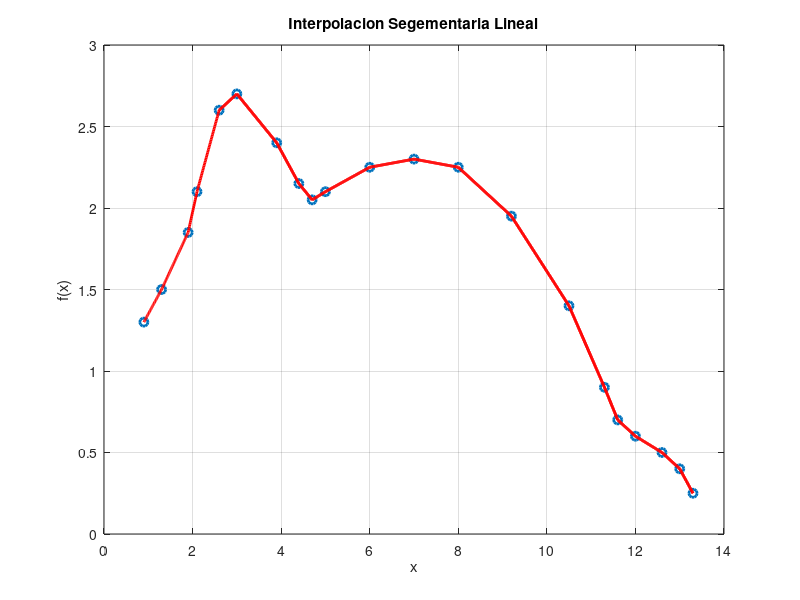
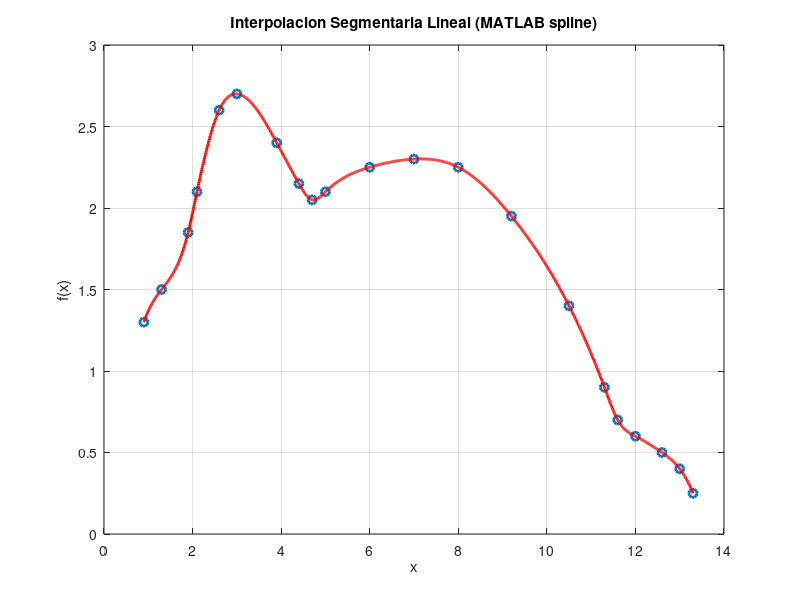

Write MATLAB code to recreate these figures, in order.
clear;
close all;
clc;

xt=[0.9, 1.3, 1.9, 2.1, 2.6, 3.0, 3.9, 4.4, 4.7, 5.0, 6.0, 7.0, 8.0,...
    9.2, 10.5, 11.3, 11.6, 12.0, 12.6, 13.0, 13.3];
f_x=[1.3, 1.5, 1.85, 2.1, 2.6, 2.7, 2.4, 2.15, 2.05, 2.1, 2.25, 2.3, ...
    2.25, 1.95, 1.4, 0.9, 0.7, 0.6, 0.5, 0.4, 0.25];


plot(xt,f_x,'o','LineWidth',2);
title('Interpolacion Segementaria Lineal');
xlabel('x');
ylabel('f(x)');
grid on;
len=length(xt); 

for n=1:len-1
    m = (f_x(n+1)-f_x(n))/(xt(n+1)-xt(n));
    x=xt(n):0.01:xt(n+1);
    fx_=f_x(n)+m*(x-xt(n));
    hold on;
    plot(x,fx_,'r','Linewidth',2);
    if n > 4
        plot(x,fx_,'r','Linewidth',2);
    end
    
    pause(1);
end

figure;
plot(xt,f_x,'o','LineWidth',2);
title('Interpolacion Segmentaria Lineal (MATLAB spline)');
xlabel('x');
ylabel('f(x)');
grid on;
axis = ([0 14 0 2]);
hold on;

x_dense = xt(1):0.01:xt(end);
f_spline = spline(xt, f_x, x_dense);

plot(x_dense, f_spline, 'r', 'LineWidth',2);
